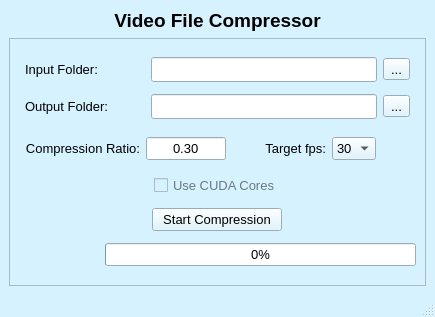
<?xml version="1.0" encoding="UTF-8"?>
<ui version="4.0">
 <class>MainWindow</class>
 <widget class="QMainWindow" name="MainWindow">
  <property name="geometry">
   <rect>
    <x>0</x>
    <y>0</y>
    <width>435</width>
    <height>317</height>
   </rect>
  </property>
  <property name="palette">
   <palette>
    <active>
     <colorrole role="WindowText">
      <brush brushstyle="SolidPattern">
       <color alpha="255">
        <red>0</red>
        <green>0</green>
        <blue>0</blue>
       </color>
      </brush>
     </colorrole>
     <colorrole role="Button">
      <brush brushstyle="SolidPattern">
       <color alpha="255">
        <red>215</red>
        <green>242</green>
        <blue>255</blue>
       </color>
      </brush>
     </colorrole>
     <colorrole role="Light">
      <brush brushstyle="SolidPattern">
       <color alpha="255">
        <red>255</red>
        <green>255</green>
        <blue>255</blue>
       </color>
      </brush>
     </colorrole>
     <colorrole role="Midlight">
      <brush brushstyle="SolidPattern">
       <color alpha="255">
        <red>235</red>
        <green>248</green>
        <blue>255</blue>
       </color>
      </brush>
     </colorrole>
     <colorrole role="Dark">
      <brush brushstyle="SolidPattern">
       <color alpha="255">
        <red>107</red>
        <green>121</green>
        <blue>127</blue>
       </color>
      </brush>
     </colorrole>
     <colorrole role="Mid">
      <brush brushstyle="SolidPattern">
       <color alpha="255">
        <red>143</red>
        <green>161</green>
        <blue>170</blue>
       </color>
      </brush>
     </colorrole>
     <colorrole role="Text">
      <brush brushstyle="SolidPattern">
       <color alpha="255">
        <red>0</red>
        <green>0</green>
        <blue>0</blue>
       </color>
      </brush>
     </colorrole>
     <colorrole role="BrightText">
      <brush brushstyle="SolidPattern">
       <color alpha="255">
        <red>255</red>
        <green>255</green>
        <blue>255</blue>
       </color>
      </brush>
     </colorrole>
     <colorrole role="ButtonText">
      <brush brushstyle="SolidPattern">
       <color alpha="255">
        <red>0</red>
        <green>0</green>
        <blue>0</blue>
       </color>
      </brush>
     </colorrole>
     <colorrole role="Base">
      <brush brushstyle="SolidPattern">
       <color alpha="255">
        <red>255</red>
        <green>255</green>
        <blue>255</blue>
       </color>
      </brush>
     </colorrole>
     <colorrole role="Window">
      <brush brushstyle="SolidPattern">
       <color alpha="255">
        <red>215</red>
        <green>242</green>
        <blue>255</blue>
       </color>
      </brush>
     </colorrole>
     <colorrole role="Shadow">
      <brush brushstyle="SolidPattern">
       <color alpha="255">
        <red>0</red>
        <green>0</green>
        <blue>0</blue>
       </color>
      </brush>
     </colorrole>
     <colorrole role="AlternateBase">
      <brush brushstyle="SolidPattern">
       <color alpha="255">
        <red>235</red>
        <green>248</green>
        <blue>255</blue>
       </color>
      </brush>
     </colorrole>
     <colorrole role="ToolTipBase">
      <brush brushstyle="SolidPattern">
       <color alpha="255">
        <red>255</red>
        <green>255</green>
        <blue>220</blue>
       </color>
      </brush>
     </colorrole>
     <colorrole role="ToolTipText">
      <brush brushstyle="SolidPattern">
       <color alpha="255">
        <red>0</red>
        <green>0</green>
        <blue>0</blue>
       </color>
      </brush>
     </colorrole>
     <colorrole role="PlaceholderText">
      <brush brushstyle="SolidPattern">
       <color alpha="128">
        <red>0</red>
        <green>0</green>
        <blue>0</blue>
       </color>
      </brush>
     </colorrole>
    </active>
    <inactive>
     <colorrole role="WindowText">
      <brush brushstyle="SolidPattern">
       <color alpha="255">
        <red>0</red>
        <green>0</green>
        <blue>0</blue>
       </color>
      </brush>
     </colorrole>
     <colorrole role="Button">
      <brush brushstyle="SolidPattern">
       <color alpha="255">
        <red>215</red>
        <green>242</green>
        <blue>255</blue>
       </color>
      </brush>
     </colorrole>
     <colorrole role="Light">
      <brush brushstyle="SolidPattern">
       <color alpha="255">
        <red>255</red>
        <green>255</green>
        <blue>255</blue>
       </color>
      </brush>
     </colorrole>
     <colorrole role="Midlight">
      <brush brushstyle="SolidPattern">
       <color alpha="255">
        <red>235</red>
        <green>248</green>
        <blue>255</blue>
       </color>
      </brush>
     </colorrole>
     <colorrole role="Dark">
      <brush brushstyle="SolidPattern">
       <color alpha="255">
        <red>107</red>
        <green>121</green>
        <blue>127</blue>
       </color>
      </brush>
     </colorrole>
     <colorrole role="Mid">
      <brush brushstyle="SolidPattern">
       <color alpha="255">
        <red>143</red>
        <green>161</green>
        <blue>170</blue>
       </color>
      </brush>
     </colorrole>
     <colorrole role="Text">
      <brush brushstyle="SolidPattern">
       <color alpha="255">
        <red>0</red>
        <green>0</green>
        <blue>0</blue>
       </color>
      </brush>
     </colorrole>
     <colorrole role="BrightText">
      <brush brushstyle="SolidPattern">
       <color alpha="255">
        <red>255</red>
        <green>255</green>
        <blue>255</blue>
       </color>
      </brush>
     </colorrole>
     <colorrole role="ButtonText">
      <brush brushstyle="SolidPattern">
       <color alpha="255">
        <red>0</red>
        <green>0</green>
        <blue>0</blue>
       </color>
      </brush>
     </colorrole>
     <colorrole role="Base">
      <brush brushstyle="SolidPattern">
       <color alpha="255">
        <red>255</red>
        <green>255</green>
        <blue>255</blue>
       </color>
      </brush>
     </colorrole>
     <colorrole role="Window">
      <brush brushstyle="SolidPattern">
       <color alpha="255">
        <red>215</red>
        <green>242</green>
        <blue>255</blue>
       </color>
      </brush>
     </colorrole>
     <colorrole role="Shadow">
      <brush brushstyle="SolidPattern">
       <color alpha="255">
        <red>0</red>
        <green>0</green>
        <blue>0</blue>
       </color>
      </brush>
     </colorrole>
     <colorrole role="AlternateBase">
      <brush brushstyle="SolidPattern">
       <color alpha="255">
        <red>235</red>
        <green>248</green>
        <blue>255</blue>
       </color>
      </brush>
     </colorrole>
     <colorrole role="ToolTipBase">
      <brush brushstyle="SolidPattern">
       <color alpha="255">
        <red>255</red>
        <green>255</green>
        <blue>220</blue>
       </color>
      </brush>
     </colorrole>
     <colorrole role="ToolTipText">
      <brush brushstyle="SolidPattern">
       <color alpha="255">
        <red>0</red>
        <green>0</green>
        <blue>0</blue>
       </color>
      </brush>
     </colorrole>
     <colorrole role="PlaceholderText">
      <brush brushstyle="SolidPattern">
       <color alpha="128">
        <red>0</red>
        <green>0</green>
        <blue>0</blue>
       </color>
      </brush>
     </colorrole>
    </inactive>
    <disabled>
     <colorrole role="WindowText">
      <brush brushstyle="SolidPattern">
       <color alpha="255">
        <red>107</red>
        <green>121</green>
        <blue>127</blue>
       </color>
      </brush>
     </colorrole>
     <colorrole role="Button">
      <brush brushstyle="SolidPattern">
       <color alpha="255">
        <red>215</red>
        <green>242</green>
        <blue>255</blue>
       </color>
      </brush>
     </colorrole>
     <colorrole role="Light">
      <brush brushstyle="SolidPattern">
       <color alpha="255">
        <red>255</red>
        <green>255</green>
        <blue>255</blue>
       </color>
      </brush>
     </colorrole>
     <colorrole role="Midlight">
      <brush brushstyle="SolidPattern">
       <color alpha="255">
        <red>235</red>
        <green>248</green>
        <blue>255</blue>
       </color>
      </brush>
     </colorrole>
     <colorrole role="Dark">
      <brush brushstyle="SolidPattern">
       <color alpha="255">
        <red>107</red>
        <green>121</green>
        <blue>127</blue>
       </color>
      </brush>
     </colorrole>
     <colorrole role="Mid">
      <brush brushstyle="SolidPattern">
       <color alpha="255">
        <red>143</red>
        <green>161</green>
        <blue>170</blue>
       </color>
      </brush>
     </colorrole>
     <colorrole role="Text">
      <brush brushstyle="SolidPattern">
       <color alpha="255">
        <red>107</red>
        <green>121</green>
        <blue>127</blue>
       </color>
      </brush>
     </colorrole>
     <colorrole role="BrightText">
      <brush brushstyle="SolidPattern">
       <color alpha="255">
        <red>255</red>
        <green>255</green>
        <blue>255</blue>
       </color>
      </brush>
     </colorrole>
     <colorrole role="ButtonText">
      <brush brushstyle="SolidPattern">
       <color alpha="255">
        <red>107</red>
        <green>121</green>
        <blue>127</blue>
       </color>
      </brush>
     </colorrole>
     <colorrole role="Base">
      <brush brushstyle="SolidPattern">
       <color alpha="255">
        <red>215</red>
        <green>242</green>
        <blue>255</blue>
       </color>
      </brush>
     </colorrole>
     <colorrole role="Window">
      <brush brushstyle="SolidPattern">
       <color alpha="255">
        <red>215</red>
        <green>242</green>
        <blue>255</blue>
       </color>
      </brush>
     </colorrole>
     <colorrole role="Shadow">
      <brush brushstyle="SolidPattern">
       <color alpha="255">
        <red>0</red>
        <green>0</green>
        <blue>0</blue>
       </color>
      </brush>
     </colorrole>
     <colorrole role="AlternateBase">
      <brush brushstyle="SolidPattern">
       <color alpha="255">
        <red>215</red>
        <green>242</green>
        <blue>255</blue>
       </color>
      </brush>
     </colorrole>
     <colorrole role="ToolTipBase">
      <brush brushstyle="SolidPattern">
       <color alpha="255">
        <red>255</red>
        <green>255</green>
        <blue>220</blue>
       </color>
      </brush>
     </colorrole>
     <colorrole role="ToolTipText">
      <brush brushstyle="SolidPattern">
       <color alpha="255">
        <red>0</red>
        <green>0</green>
        <blue>0</blue>
       </color>
      </brush>
     </colorrole>
     <colorrole role="PlaceholderText">
      <brush brushstyle="SolidPattern">
       <color alpha="128">
        <red>0</red>
        <green>0</green>
        <blue>0</blue>
       </color>
      </brush>
     </colorrole>
    </disabled>
   </palette>
  </property>
  <property name="windowTitle">
   <string>MainWindow</string>
  </property>
  <widget class="QWidget" name="centralwidget">
   <layout class="QVBoxLayout" name="verticalLayout_2">
    <item>
     <layout class="QHBoxLayout" name="horizontalLayout_9">
      <property name="spacing">
       <number>0</number>
      </property>
      <property name="sizeConstraint">
       <enum>QLayout::SetFixedSize</enum>
      </property>
      <item>
       <widget class="QLabel" name="label_6">
        <property name="sizePolicy">
         <sizepolicy hsizetype="Preferred" vsizetype="Fixed">
          <horstretch>0</horstretch>
          <verstretch>0</verstretch>
         </sizepolicy>
        </property>
        <property name="font">
         <font>
          <family>Arial</family>
          <pointsize>14</pointsize>
          <weight>75</weight>
          <bold>true</bold>
         </font>
        </property>
        <property name="styleSheet">
         <string notr="true"/>
        </property>
        <property name="text">
         <string>Video File Compressor</string>
        </property>
        <property name="alignment">
         <set>Qt::AlignCenter</set>
        </property>
       </widget>
      </item>
     </layout>
    </item>
    <item>
     <widget class="QFrame" name="frame">
      <property name="font">
       <font>
        <family>Avenir Heavy</family>
        <pointsize>12</pointsize>
        <weight>75</weight>
        <bold>true</bold>
       </font>
      </property>
      <property name="styleSheet">
       <string notr="true"/>
      </property>
      <property name="frameShape">
       <enum>QFrame::StyledPanel</enum>
      </property>
      <property name="frameShadow">
       <enum>QFrame::Raised</enum>
      </property>
      <layout class="QVBoxLayout" name="verticalLayout_3">
       <item>
        <layout class="QVBoxLayout" name="verticalLayout">
         <item>
          <layout class="QHBoxLayout" name="horizontalLayout">
           <property name="leftMargin">
            <number>6</number>
           </property>
           <property name="topMargin">
            <number>3</number>
           </property>
           <property name="rightMargin">
            <number>6</number>
           </property>
           <property name="bottomMargin">
            <number>3</number>
           </property>
           <item>
            <widget class="QLabel" name="input_folder_label">
             <property name="sizePolicy">
              <sizepolicy hsizetype="Minimum" vsizetype="Preferred">
               <horstretch>0</horstretch>
               <verstretch>0</verstretch>
              </sizepolicy>
             </property>
             <property name="minimumSize">
              <size>
               <width>120</width>
               <height>0</height>
              </size>
             </property>
             <property name="font">
              <font>
               <family>MS Sans Serif</family>
               <pointsize>10</pointsize>
               <weight>50</weight>
               <bold>false</bold>
              </font>
             </property>
             <property name="styleSheet">
              <string notr="true"/>
             </property>
             <property name="text">
              <string>Input Folder:</string>
             </property>
            </widget>
           </item>
           <item>
            <widget class="QLineEdit" name="input_folder_edit">
             <property name="minimumSize">
              <size>
               <width>0</width>
               <height>25</height>
              </size>
             </property>
             <property name="font">
              <font>
               <family>Consolas</family>
               <pointsize>10</pointsize>
               <weight>50</weight>
               <bold>false</bold>
              </font>
             </property>
            </widget>
           </item>
           <item>
            <widget class="QToolButton" name="browse_input_button">
             <property name="font">
              <font>
               <family>Arial</family>
               <pointsize>10</pointsize>
               <weight>50</weight>
               <bold>false</bold>
              </font>
             </property>
             <property name="text">
              <string>...</string>
             </property>
            </widget>
           </item>
          </layout>
         </item>
         <item>
          <layout class="QHBoxLayout" name="horizontalLayout_2">
           <property name="leftMargin">
            <number>6</number>
           </property>
           <property name="topMargin">
            <number>3</number>
           </property>
           <property name="rightMargin">
            <number>6</number>
           </property>
           <property name="bottomMargin">
            <number>3</number>
           </property>
           <item>
            <widget class="QLabel" name="output_folder_label">
             <property name="sizePolicy">
              <sizepolicy hsizetype="Minimum" vsizetype="Preferred">
               <horstretch>0</horstretch>
               <verstretch>0</verstretch>
              </sizepolicy>
             </property>
             <property name="minimumSize">
              <size>
               <width>120</width>
               <height>0</height>
              </size>
             </property>
             <property name="font">
              <font>
               <family>MS Sans Serif</family>
               <pointsize>10</pointsize>
               <weight>50</weight>
               <bold>false</bold>
              </font>
             </property>
             <property name="text">
              <string>Output Folder:</string>
             </property>
            </widget>
           </item>
           <item>
            <widget class="QLineEdit" name="output_folder_edit">
             <property name="minimumSize">
              <size>
               <width>0</width>
               <height>25</height>
              </size>
             </property>
             <property name="font">
              <font>
               <family>Consolas</family>
               <pointsize>10</pointsize>
               <weight>50</weight>
               <bold>false</bold>
              </font>
             </property>
            </widget>
           </item>
           <item>
            <widget class="QToolButton" name="browse_output_button">
             <property name="font">
              <font>
               <family>Arial</family>
               <pointsize>10</pointsize>
               <weight>50</weight>
               <bold>false</bold>
              </font>
             </property>
             <property name="text">
              <string>...</string>
             </property>
            </widget>
           </item>
          </layout>
         </item>
        </layout>
       </item>
       <item>
        <layout class="QHBoxLayout" name="horizontalLayout_3">
         <item>
          <layout class="QHBoxLayout" name="horizontalLayout_4">
           <item>
            <layout class="QHBoxLayout" name="horizontalLayout_5">
             <property name="leftMargin">
              <number>6</number>
             </property>
             <property name="topMargin">
              <number>3</number>
             </property>
             <property name="rightMargin">
              <number>6</number>
             </property>
             <property name="bottomMargin">
              <number>3</number>
             </property>
             <item>
              <widget class="QLabel" name="quality_label">
               <property name="font">
                <font>
                 <family>MS Sans Serif</family>
                 <pointsize>10</pointsize>
                 <weight>50</weight>
                 <bold>false</bold>
                </font>
               </property>
               <property name="text">
                <string>Compression Ratio:</string>
               </property>
               <property name="alignment">
                <set>Qt::AlignRight|Qt::AlignTrailing|Qt::AlignVCenter</set>
               </property>
              </widget>
             </item>
             <item>
              <widget class="QLineEdit" name="quality_edit">
               <property name="sizePolicy">
                <sizepolicy hsizetype="Maximum" vsizetype="Fixed">
                 <horstretch>0</horstretch>
                 <verstretch>0</verstretch>
                </sizepolicy>
               </property>
               <property name="minimumSize">
                <size>
                 <width>80</width>
                 <height>0</height>
                </size>
               </property>
               <property name="maximumSize">
                <size>
                 <width>80</width>
                 <height>16777215</height>
                </size>
               </property>
               <property name="font">
                <font>
                 <family>MS Sans Serif</family>
                 <pointsize>10</pointsize>
                 <weight>50</weight>
                 <bold>false</bold>
                </font>
               </property>
               <property name="text">
                <string>0.30</string>
               </property>
               <property name="alignment">
                <set>Qt::AlignCenter</set>
               </property>
              </widget>
             </item>
             <item>
              <spacer name="horizontalSpacer_2">
               <property name="orientation">
                <enum>Qt::Horizontal</enum>
               </property>
               <property name="sizeHint" stdset="0">
                <size>
                 <width>40</width>
                 <height>20</height>
                </size>
               </property>
              </spacer>
             </item>
             <item>
              <layout class="QHBoxLayout" name="horizontalLayout_10">
               <item>
                <widget class="QLabel" name="fps_label">
                 <property name="font">
                  <font>
                   <family>MS Sans Serif</family>
                   <pointsize>10</pointsize>
                   <weight>50</weight>
                   <bold>false</bold>
                  </font>
                 </property>
                 <property name="text">
                  <string>Target fps:</string>
                 </property>
                 <property name="alignment">
                  <set>Qt::AlignRight|Qt::AlignTrailing|Qt::AlignVCenter</set>
                 </property>
                </widget>
               </item>
               <item>
                <widget class="QComboBox" name="fps_combo_box">
                 <property name="font">
                  <font>
                   <family>MS Sans Serif</family>
                   <pointsize>10</pointsize>
                   <weight>50</weight>
                   <bold>false</bold>
                  </font>
                 </property>
                 <property name="currentText">
                  <string>30</string>
                 </property>
                 <property name="currentIndex">
                  <number>3</number>
                 </property>
                 <item>
                  <property name="text">
                   <string>15</string>
                  </property>
                 </item>
                 <item>
                  <property name="text">
                   <string>24</string>
                  </property>
                 </item>
                 <item>
                  <property name="text">
                   <string>25</string>
                  </property>
                 </item>
                 <item>
                  <property name="text">
                   <string>30</string>
                  </property>
                 </item>
                 <item>
                  <property name="text">
                   <string>60</string>
                  </property>
                 </item>
                </widget>
               </item>
              </layout>
             </item>
            </layout>
           </item>
          </layout>
         </item>
         <item>
          <spacer name="horizontalSpacer">
           <property name="orientation">
            <enum>Qt::Horizontal</enum>
           </property>
           <property name="sizeHint" stdset="0">
            <size>
             <width>40</width>
             <height>20</height>
            </size>
           </property>
          </spacer>
         </item>
        </layout>
       </item>
       <item>
        <layout class="QHBoxLayout" name="horizontalLayout_6">
         <item>
          <widget class="QCheckBox" name="use_cuda_checkbox">
           <property name="enabled">
            <bool>false</bool>
           </property>
           <property name="sizePolicy">
            <sizepolicy hsizetype="Fixed" vsizetype="Fixed">
             <horstretch>0</horstretch>
             <verstretch>0</verstretch>
            </sizepolicy>
           </property>
           <property name="font">
            <font>
             <family>MS Sans Serif</family>
             <pointsize>10</pointsize>
             <weight>50</weight>
             <bold>false</bold>
            </font>
           </property>
           <property name="text">
            <string>Use CUDA Cores</string>
           </property>
          </widget>
         </item>
        </layout>
       </item>
       <item>
        <layout class="QHBoxLayout" name="horizontalLayout_7">
         <item>
          <widget class="QPushButton" name="start_button">
           <property name="sizePolicy">
            <sizepolicy hsizetype="Fixed" vsizetype="Fixed">
             <horstretch>0</horstretch>
             <verstretch>0</verstretch>
            </sizepolicy>
           </property>
           <property name="font">
            <font>
             <family>MS Sans Serif</family>
             <pointsize>10</pointsize>
             <weight>50</weight>
             <bold>false</bold>
            </font>
           </property>
           <property name="text">
            <string>  Start Compression  </string>
           </property>
          </widget>
         </item>
        </layout>
       </item>
       <item>
        <layout class="QHBoxLayout" name="horizontalLayout_8">
         <item>
          <widget class="QLabel" name="elapsed_time_label">
           <property name="sizePolicy">
            <sizepolicy hsizetype="Maximum" vsizetype="Preferred">
             <horstretch>0</horstretch>
             <verstretch>0</verstretch>
            </sizepolicy>
           </property>
           <property name="minimumSize">
            <size>
             <width>80</width>
             <height>0</height>
            </size>
           </property>
           <property name="font">
            <font>
             <family>MS Sans Serif</family>
             <pointsize>10</pointsize>
             <weight>50</weight>
             <bold>false</bold>
            </font>
           </property>
           <property name="text">
            <string/>
           </property>
           <property name="alignment">
            <set>Qt::AlignCenter</set>
           </property>
          </widget>
         </item>
         <item>
          <widget class="QProgressBar" name="progress_bar">
           <property name="font">
            <font>
             <family>MS Sans Serif</family>
             <pointsize>10</pointsize>
             <weight>50</weight>
             <bold>false</bold>
            </font>
           </property>
           <property name="value">
            <number>0</number>
           </property>
          </widget>
         </item>
        </layout>
       </item>
      </layout>
     </widget>
    </item>
   </layout>
  </widget>
  <widget class="QStatusBar" name="statusbar"/>
 </widget>
 <resources/>
 <connections/>
</ui>
